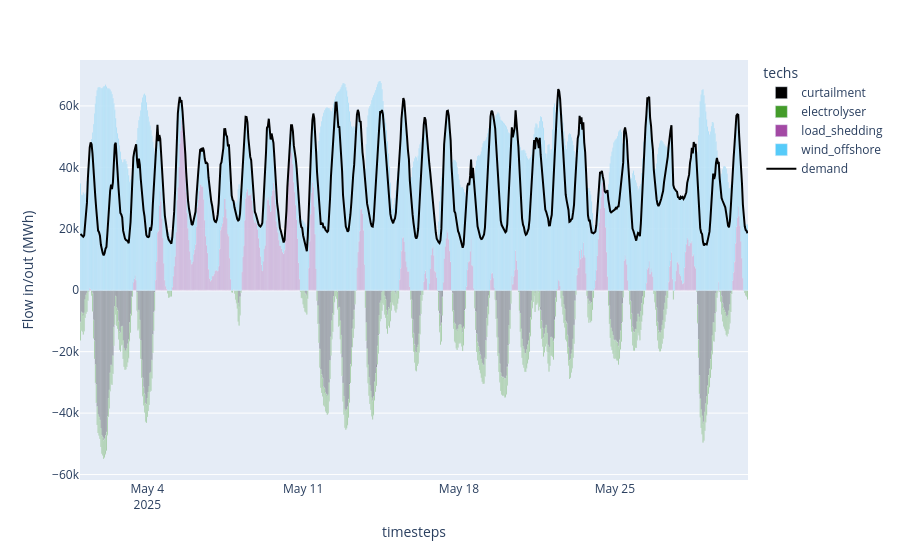

The cell this chart's notebook holds for it:
### Code cell
plot_dispatch(
    model_path=f"results/{scenario_name_h2}_results.nc",
    plot_export_path=f"results/{scenario_name_h2}_dispatch.html",
)

### Figure 1 — Plotly figure (JSON) as saved in the notebook; plotly's stock layout.template omitted (floating-point values rounded to 4 significant figures; data arrays with more than 128 entries replaced by an {"elided": "..."} marker saying what was removed)
{"data": [{"hovertemplate": "techs=curtailment<br>timesteps=%{x}<br>Flow in/out (MWh)=%{y}<extra></extra>", "legendgroup": "curtailment", "marker": {"color": "#000000", "pattern": {"shape": ""}}, "name": "curtailment", "orientation": "v", "showlegend": true, "textposition": "auto", "type": "bar", "x": {"elided": "413 str values"}, "xaxis": "x", "y": {"elided": "413 float values"}, "yaxis": "y"}, {"hovertemplate": "techs=electrolyser<br>timesteps=%{x}<br>Flow in/out (MWh)=%{y}<extra></extra>", "legendgroup": "electrolyser", "marker": {"color": "#449C2A", "pattern": {"shape": ""}}, "name": "electrolyser", "orientation": "v", "showlegend": true, "textposition": "auto", "type": "bar", "x": {"elided": "413 str values"}, "xaxis": "x", "y": {"elided": "413 float values"}, "yaxis": "y"}, {"hovertemplate": "techs=load_shedding<br>timesteps=%{x}<br>Flow in/out (MWh)=%{y}<extra></extra>", "legendgroup": "load_shedding", "marker": {"color": "#A349A4", "pattern": {"shape": ""}}, "name": "load_shedding", "orientation": "v", "showlegend": true, "textposition": "auto", "type": "bar", "x": {"elided": "720 str values"}, "xaxis": "x", "y": {"elided": "720 float values"}, "yaxis": "y"}, {"hovertemplate": "techs=wind_offshore<br>timesteps=%{x}<br>Flow in/out (MWh)=%{y}<extra></extra>", "legendgroup": "wind_offshore", "marker": {"color": "#56CBF9", "pattern": {"shape": ""}}, "name": "wind_offshore", "orientation": "v", "showlegend": true, "textposition": "auto", "type": "bar", "x": {"elided": "720 str values"}, "xaxis": "x", "y": {"elided": "720 float values"}, "yaxis": "y"}, {"marker": {"color": "black"}, "name": "demand", "type": "scatter", "x": {"elided": "720 str values"}, "y": {"elided": "720 float values"}}], "layout": {"barmode": "relative", "legend": {"title": {"text": "techs"}, "tracegroupgap": 0}, "margin": {"t": 60}, "xaxis": {"anchor": "y", "domain": [0, 1], "title": {"text": "timesteps"}}, "yaxis": {"anchor": "x", "domain": [0, 1], "title": {"text": "Flow in/out (MWh)"}}}}
